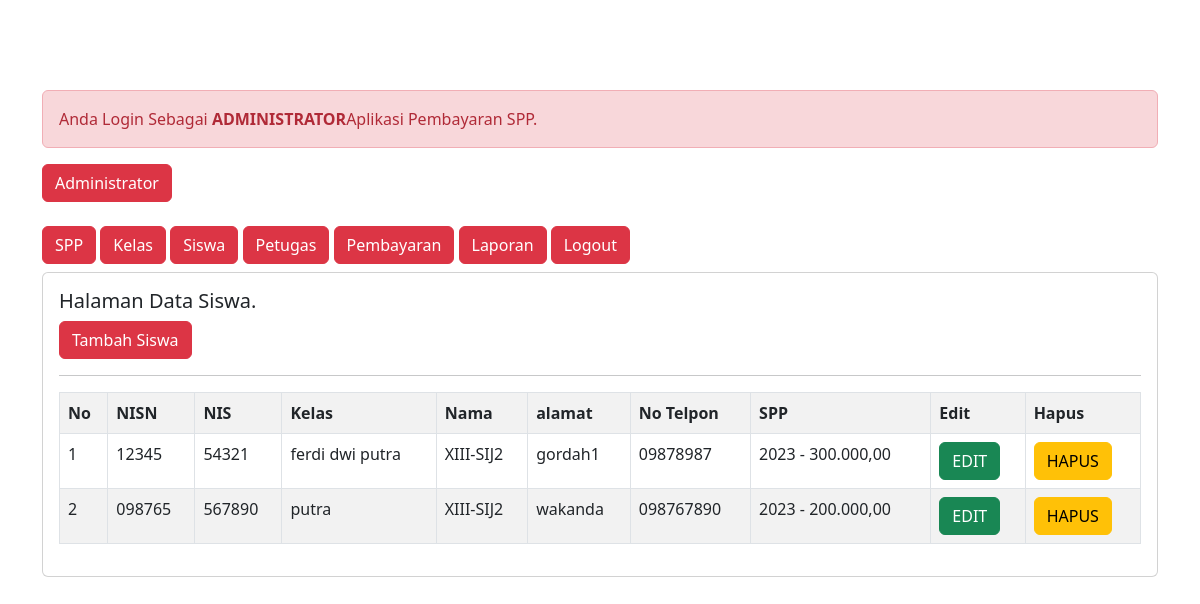
The app's page /admin/admin.php?url=siswa (signed in) with its own data.
### tables this page shows
CREATE TABLE `siswa` (
  `nisn` char(10) NOT NULL,
  `nis` char(8) NOT NULL,
  `nama` varchar(35) NOT NULL,
  `id_kelas` int(11) NOT NULL,
  `alamat` text NOT NULL,
  `no_telp` varchar(13) NOT NULL,
  `id_spp` int(11) NOT NULL
);

CREATE TABLE `kelas` (
  `id_kelas` int(11) NOT NULL,
  `nama_kelas` varchar(10) NOT NULL,
  `kompetesi_keahlian` varchar(50) NOT NULL
);

CREATE TABLE `spp` (
  `id_spp` int(11) NOT NULL,
  `tahun` int(11) NOT NULL,
  `nominal` int(11) NOT NULL
);

### admin/siswa.php (the view)
<h5>Halaman Data Siswa.</h5>
<a href="?url=tambah-siswa" class="btn btn-danger"> Tambah Siswa </a>
<hr>
<table class ="table table-striped table-bordered">
	<tr class="fw-bold">
		<td>No</td>
		<td>NISN</td>
		<td>NIS</td>
		<td>Kelas</td>
		<td>Nama</td>
		<td>alamat</td>
		<td>No Telpon</td>
		<td>SPP</td>
		<td>Edit</td>
		<td>Hapus</td>
	</tr>
	<?php
	include'../koneksi.php';
	$no = 1;
	$sql = "SELECT*FROM siswa,spp,kelas WHERE siswa.id_kelas=kelas.id_kelas AND siswa.id_spp=spp.id_spp ORDER BY nama ASC";
	$query = mysqli_query($koneksi, $sql);
	foreach ($query as $data){ ?>
		<tr>
			<td><?= $no++; ?></td>
			<td><?= $data['nisn'] ?></td>
			<td><?= $data['nis'] ?></td>
			<td><?= $data['nama'] ?></td>
			<td><?= $data['nama_kelas'] ?></td>
			<td><?= $data['alamat'] ?></td>
			<td><?= $data['no_telp'] ?></td>
			<td><?= $data['tahun'] ?> - <?= number_format($data['nominal'],2,',','.'); ?></td>
			<td>
				<a href="?url=edit-siswa&nisn=<?= $data['nisn'] ?>" class='btn btn-success'>EDIT</a>
			</td>
			<td>
				<a onclick="return confirm(' Apakah Anda Yakin Ingin Menghapus Data')" href="?url=hapus-siswa&nisn=<?= $data ['nisn'] ?>" class='btn btn-warning'>HAPUS</a>
			</td>
		</tr>
	<?php } ?>
</table>

### admin/admin.php (shortened to what this page needs)
<!DOCTYPE html>
<html>
<head>
	<link href="../css/bootstrap.min.css" rel="stylesheet">
	<link rel="stylesheet" href="style.css">
</head>
<body>
<div class="container mt-5">
	<h3 style="color:white;">Aplikasi Pembayaran SPP</h3>
	<div class="alert alert-danger">
		Anda Login Sebagai <b>ADMINISTRATOR</b>Aplikasi Pembayaran SPP.
	</div>
	<a href="admin.php" class="btn btn-danger">Administrator</a>
	<br>
	<br>
	<a href="admin.php?url=spp" class="btn btn-danger">SPP</a>
	<a href="admin.php?url=kelas" class="btn btn-danger">Kelas</a>
	<a href="admin.php?url=siswa" class="btn btn-danger">Siswa</a>
	<a href="admin.php?url=petugas" class="btn btn-danger">Petugas</a>
	<a href="admin.php?url=pembayaran" class="btn btn-danger">Pembayaran</a>
	<a href="admin.php?url=laporan" class="btn btn-danger">Laporan</a>
	<a href="admin.php?url=logout" class="btn btn-danger">Logout</a>
	<div class ="card mt-2">
		<div class=" card-body">
			<?php
			$file = @$_GET['url'];
			if(empty($file)){
				echo "<h4>Selamat Datang Di Halaman Administrator.</h4>";
				echo "Aplikasi Pembayaran SPP digunakan untuk mempermudah dalam mencatat pembayaran siswa/siswi di sekolah.";
			}else{
				include $file.'.php';
			}
			?>
		</div>
	</div>
</div>
</body>
</html>

### admin/style.css (style rules this page uses)
body { background-image: url("walle.jpg"); background-size: 100%; }
h3 { text-align: center; }

### records on screen
siswa: nisn "12345", nis "54321", nama "ferdi dwi putra", id_kelas.nama_kelas "XIII-SIJ2", alamat "gordah1", no_telp "09878987", id_spp.tahun "2023", id_spp.nominal "300.000,00"
siswa: nisn "098765", nis "567890", nama "putra", id_kelas.nama_kelas "XIII-SIJ2", alamat "wakanda", no_telp "098767890", id_spp.tahun "2023", id_spp.nominal "200.000,00"
